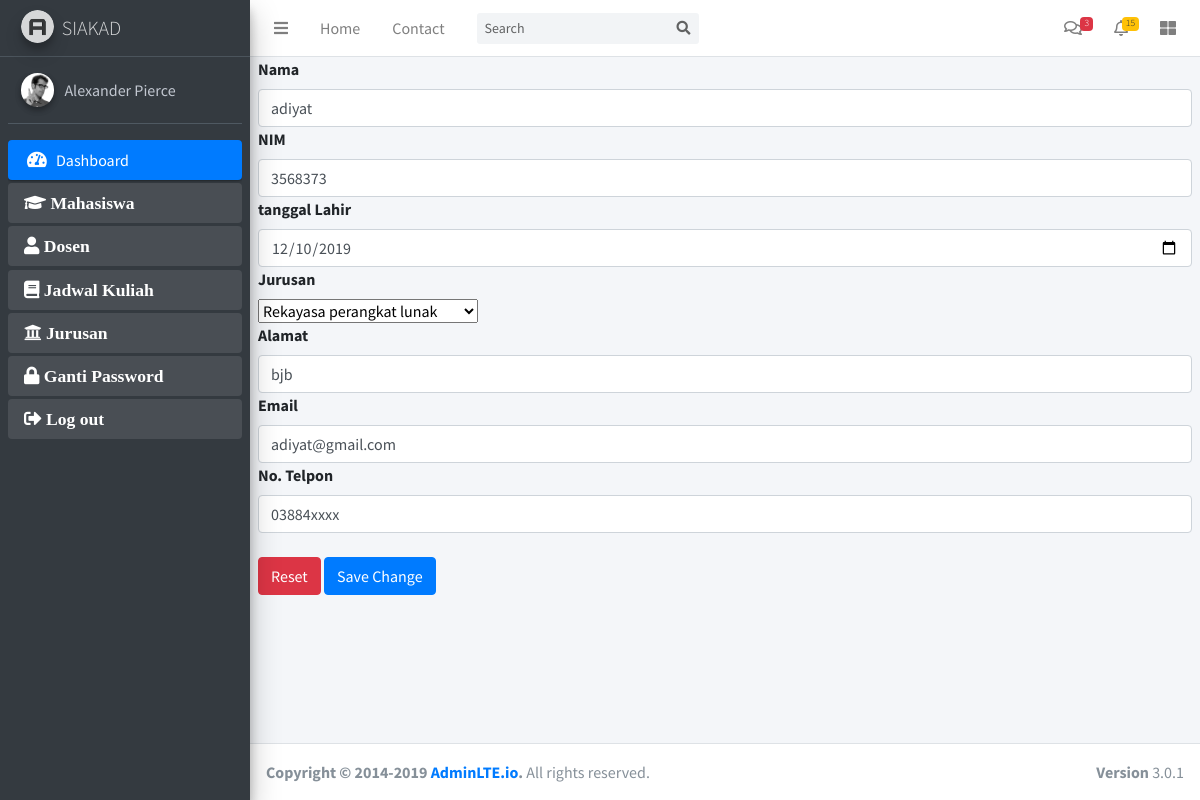
The page /index.php/mahasiswa/edit/16 on the database its author committed.
### tables this page shows
CREATE TABLE `tb_mahasiswa` (
  `id` int(11) NOT NULL,
  `nama` varchar(100) NOT NULL,
  `nim` int(8) NOT NULL,
  `tgl_lahir` date NOT NULL,
  `jurusan` varchar(100) NOT NULL,
  `alamat` varchar(150) NOT NULL,
  `email` varchar(150) NOT NULL,
  `no_telp` varchar(20) NOT NULL,
  `foto` varchar(500) NOT NULL
);

### application/controllers/mahasiswa.php (called while the page is built, shortened)
<?php
class Mahasiswa extends CI_Controller{
    public function edit($id)
    {
        $where = ['id' => $id];
        $data["mahasiswa"] = $this->m_mahasiswa->edit_data($where, 'tb_mahasiswa')->result();
        $this->load->view('template/header');
		$this->load->view('template/sidebar');
		$this->load->view('edit', $data);
		$this->load->view('template/footer');
    }
}

### index.php (called while the page is built, shortened)
<?php
require_once BASEPATH.'core/CodeIgniter.php';

### application/models/m_mahasiswa.php (called while the page is built, shortened)
<?php
class M_mahasiswa extends CI_Model{
    public function edit_data($where, $table)
    {
       return $this->db->get_where($table, $where);
    }
}

### application/views/edit.php (the view, shortened to what this page needs)
<div class="content-wrapper">
    <section class="content">
        <?php foreach($mahasiswa as $mhs): ?>
        <form action="<?php echo base_url().'mahasiswa/update' ?>" method="post">
            <div class="form-group">
                <label for="">Nama</label>
                <input type="text" name="nama" id="" class="form-control"  value="<?php echo $mhs->nama; ?>">
                <label for="">NIM</label>
                <input type="text" name="nim" id="" class="form-control"  value="<?php echo $mhs->nim; ?>">
                <label for="">tanggal Lahir</label>
                <input type="date" name="tgl_lahir" id="" class="form-control"  value="<?php echo $mhs->tgl_lahir; ?>">
                <label for="">Jurusan</label> <br>
                <select name="jurusan" id="" value="<?php echo $mhs->jurusan; ?>">
                    <option>Rekayasa perangkat lunak</option>
                </select>
                <br>
                <label for="">Alamat</label>
                <input type="text" name="alamat" id="" class="form-control" value="<?php echo $mhs->alamat; ?>">
                <label for="">Email</label>
                <input type="text" name="email" id="" class="form-control" value="<?php echo $mhs->email; ?>">
                <label for="">No. Telpon</label>
                <input type="text" name="no_telp" id="" class="form-control" value="<?php echo $mhs->no_telp; ?>">
                <br>
                <button type="reset" class="btn btn-danger">Reset</button>
                <button type="submit" class="btn btn-primary">Save Change</button>
            </div>
        </form>
        <?php endforeach; ?>
    </section>
</div>

### rows shown on the page
tb_mahasiswa: nama "adiyat", nim "3568373", tgl_lahir "12/10/2019", jurusan "Rekayasa perangkat lunak", alamat "bjb", email "adiyat@gmail.com", no_telp "03884xxxx"
